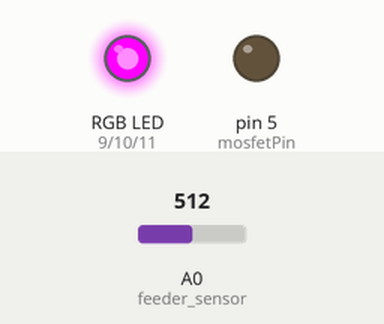
Simulated run of this sketch. Board: Arduino Uno, built with avr-gcc and run on an emulated ATmega328P. Parts: an RGB LED mixed from three pins (HIGH = lit), output pins drawn as LEDs (lit = HIGH). The test bench sets the inputs (shaded band); at power-on: A0 (feeder_sensor) = 512. Random numbers use the default seed unless the sketch sets one.

Above: at 1.2 s.
1.3 s: A0 (feeder_sensor) set to 13
2.8 s: A0 (feeder_sensor) set to 10
At 3.2 s:
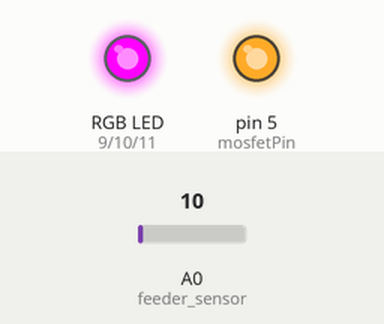
At 8.7 s:
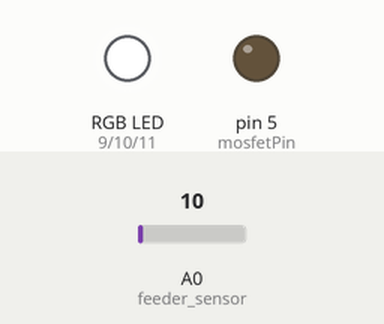
Timing chart, 0 to 10.2 s (numbered marks = the images above; inputs shaded):
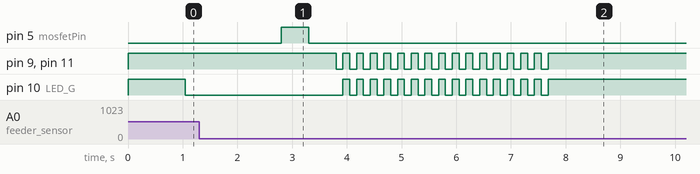

The sketch:

v2.2.0.ino
```cpp
/*
 * Automate RGB LED, feeder motor, reflective feeder sensor, and wide beam sensor.
 *  -Turn blue LED on (using blue instead of red because the wide beam sensor shows red lights)
 *  -Wait 8 seconds or until feeder sensor is triggered, whichever comes first
 *  -Save that time value
 *  -Feed fish (step motor using MOSFET switch)
 *  -Flash white LED 5 times
 *  -Wait until fish swims away and triggers the wide beam sensor
 *  -Wait some interval of time
 *  -Repeat from beginning for x trials
 *  -Export data manually
 *
 * If the libraries on lines 1-4 don't import correctly,
 * go to Sketch / Include Library / Add .ZIP Library and select
 * the IR_Libraries ZIP folder.
 *
 * Tamara O'Malley, Monica Gray
 * 08 August 2017
 * Updated 8/10/17 - changed LED from red to blue
 * Updated 8/11/17 - added variable for time delay between trials
 */

// set up variables for use in entire program

int placeholder = 1;

//RGB LED (common anode: R+GB)
int LED_R = 9;                      //the number of the RGB LED Red pin for the feeding light
int LED_G = 10;                     //the number of the RGB LED Green pin for the feeding light
int LED_B = 11;                     //the number of the RGB LED Blue pin for the feeding light

int LED_on = 0;                     //0 = ON at full brightness
int LED_off = 255;                  //255 = OFF

//FEEDER SENSOR (Keyence FU-23X reflective fiber sensor with FS-V21X IR amplifier)
boolean fish_got_food = false;    //whether the fish has gotten close enough to the feeder to trigger the sensor (we assume it ate)
boolean fish_been_through_gate = false;
int fs_count = 0;                   //tracks how many times the feeder sensor has been read; used to slow down printing of "waiting" statement

//WIDE BEAM SENSOR (Keyence FU-A100 wide beam fiber sensor with FS-V21X IR amplifier)
int wideBeam_sensor_value = analogRead(A2);
int wideBeam_sensor_threshold = 50; //the level of output from the wide beam sensor that indicates the fish has passed through it
boolean fish_in_feeding_area = false;          //whether the fish has gone away from the feeding area, through the wide beam sensor
int wbs_count = 0;                  //tracks how many times the wide beam sensor has been read; used to slow down printing of "waiting" statement

//FEEDER controlled by MOSFET switch (Med Associates ENV-203-14P 14 mg Pellet Dispenser)
int mosfetPin = 5;                  //the number of the MOSFET switch pin

//TIMER variables
float gate_sensor_time = 0;
float feed_sensor_time = 0;
float start_time_secs = 0;
long randNumber = 0;
int cutoff = 30;
int delay_time = 0;

boolean fish_failed_to_approach_before_cutoff = false;
boolean flashing_is_ok = true;
float fish_at_feeder_at_time = -1;


void setup() {
//begin SETUP section

  Serial.begin(9600);           //allow printing to the serial monitor
  randomSeed(analogRead(0));

  pinMode(LED_R, OUTPUT);       //set up pins connected to RGB leads for the feeding sensor
  pinMode(LED_G, OUTPUT);
  pinMode(LED_B, OUTPUT);
  pinMode(A2, INPUT);           //wide beam sensor
  RGB_off();

  analogReference(INTERNAL);    //set up pins to read sensors
  pinMode(A0, INPUT);           //feeder sensor

  pinMode(mosfetPin, OUTPUT);   //set up pin connected to MOSFET switch controlling the feeder
  digitalWrite(mosfetPin, LOW); //initialize feeder to OFF

}


void loop()
{
    fish_got_food = false;                    //we'll need this later
    flashing_is_ok = false;
    fish_failed_to_approach_before_cutoff = false;
    delay_time = 0;
    fish_at_feeder_at_time = -1;

    delay(1000);                             //This waits 1 seconds so that a fish who is leaving the feeding area after waiting in there longer than the trial length won't immediately trigger the gate in the new trial

    start_time_secs = millis() / 1000.00;   //This records the uptime of the machine when the current loop was started. it needs to be saved as seconds to avoid overflow (i think? I'm taking precautions)

    randNumber = random(300, 1000);           //random(minimum seconds, maximum seconds)
    //randNumber = random(30, 100);
    //randNumber = 30;


    RGB_on(LED_off, LED_on, LED_off);               //green light on


    //WAIT UNTIL THE TRIAL ENDS; CONTINUALLY CHECK FOR FISH
    while (  millis()/1000 - start_time_secs <= randNumber ) {

        if (fish_got_food == false) {
          feeder_check();
        }
        else {
          if (flashing_is_ok == true) {
            flash_white_light();
            flashing_is_ok = false;
          }
          RGB_off();
        }
        //Serial.print(analogRead(A0)); Serial.print("\t");
        //Serial.print(analogRead(A2)); Serial.print("\t");
        //Serial.println("");
      }

    Serial.print(randNumber);Serial.print(",");
    Serial.print(fish_at_feeder_at_time,4);Serial.println("");

}


void RGB_on(int redBrightness, int greenBrightness, int blueBrightness)
{
  analogWrite(LED_R, redBrightness);
  analogWrite(LED_G, greenBrightness);
  analogWrite(LED_B, blueBrightness);
  delay(50);
}


void RGB_off()
{
  analogWrite(LED_R, LED_off);
  analogWrite(LED_B, LED_off);
  analogWrite(LED_G, LED_off);
  delay(50);
}


void dispense_food()
{
  digitalWrite(mosfetPin, HIGH);          //dispense food
  delay(500);

  digitalWrite(mosfetPin, LOW);           //reset feeder switch
  delay(500);
}

void feeder_check()
{
  //Use these for trooubleshooting:
  //Serial.print(analogRead(A0)); Serial.print("\t");
  //Serial.print(analogRead(A2)); Serial.print("\t");
  //Serial.println("");
  //Serial.print(fish_been_through_gate);

  //Note that the A0(feeding) sensor inteprets close objects as LOW numbers, while the A2(gate) sensor interpets close objects as HIGH numbers.
  //This is why the analogRead(A0) "if loop" uses "less than", while the analogRead(A2) "if loop" uses "greater than".

  if (fish_got_food == false) {
    delay(4);                                   //I have no idea why this delay is necessary, but the program won't run right without itp
    if (analogRead(A0) < 12) {                //do this bit if the feeder is being tripped (the number is essentially arbitrary):
      feed_sensor_time = (millis() / 1000.00) - start_time_secs;  //feeder_sensor_time is set to the current uptime(as seconds) minus the uptime at the start of the cycle(as seconds)
      fish_at_feeder_at_time = feed_sensor_time;
      dispense_food();
      fish_got_food = true;                                         //set this so we can tell the computer not to print the "fish approached..." statement again
      flashing_is_ok = true;
    }
  }
}

void flash_white_light()
{
  for (int i=0; i <= 15; i++){
  RGB_on(LED_on, LED_on, LED_on);
  delay(75);
  RGB_off();
  delay(75);
  }
}
```

Measured:
- the behaviour switches between 12 and 11 on A0 (feeder_sensor) (found by bisection; images 0 and 1)
- after the input at 1.3 s, every drawn part: stays the same
- after the input at 2.8 s, pin 5 (mosfetPin): LOW → HIGH at once, → LOW 0.50 s later; pin 9 (LED_R), pin 11 (LED_B): alternates HIGH for 0.13 s and LOW for 0.13 s, 32 changes in all, then stays HIGH, starting after 1.0 s; pin 10 (LED_G): alternates HIGH for 0.13 s and LOW for 0.13 s, 31 changes in all, then stays HIGH, starting after 1.1 s
